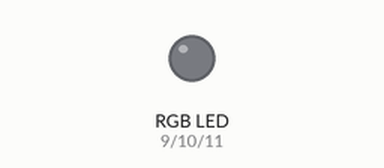
A sketch run on a simulated Arduino Uno, built with avr-gcc and run on an emulated ATmega328P. Shown: an RGB LED mixed from three pins (HIGH = lit).

Above: at 0.05 s.
At 1.9 s:
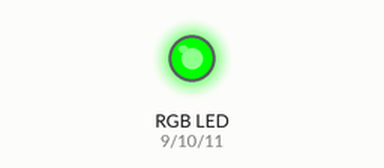
At 3.8 s:
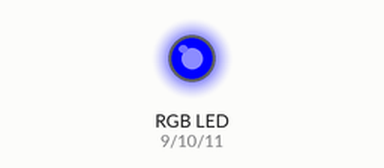
Timing chart, 0 to 8.9 s (numbered marks = the images above):
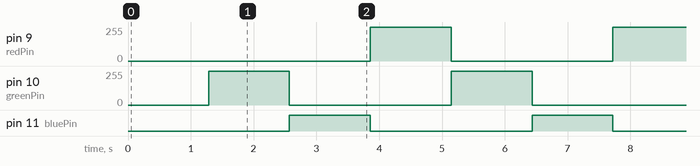

Measured:
- by itself, pin 9 (redPin), pin 10 (greenPin): alternates 255/255 for 1.3 s and 0/255 for 2.6 s
- by itself, pin 11 (bluePin): alternates HIGH for 1.3 s and LOW for 2.6 s

The sketch:

color_rainbow_fade.ino
```cpp
const int redPin = 9;
const int greenPin = 10;
const int bluePin = 11;
const int buttonPin = 2;
const int potPin = A0;

void setup() {

  pinMode(redPin, OUTPUT);
  pinMode(greenPin, OUTPUT);
  pinMode(bluePin, OUTPUT);
  pinMode(buttonPin, INPUT_PULLUP);
}


void loop() {
  for (int i = 0; i < 768; i++) { // for full smooth rainbow cycle split into 3 color phases: Red->Green (256 steps) Green -> Blue (256 steps), Blue -> Red (256 steps)
    setColor(i);
    delay(5); // adjust for speed ( 5-15ms feels great )
  }
}

void setColor(int pos) {
  int red, green, blue;

  if (pos < 256) {
    red = 255 - pos; // red fades out
    green = pos; // green fades in
    blue = 0; // no blue needed
  } else if (pos < 512) {
    pos -= 256;
    red = 0;
    green = 255 - pos;
    blue = pos;
  } else {
    pos -= 512;
    red = pos;
    green = 0;
    blue = 255 - pos;
  }

  analogWrite(redPin, red);
  analogWrite(greenPin, green);
  analogWrite(bluePin, blue);
}
```
